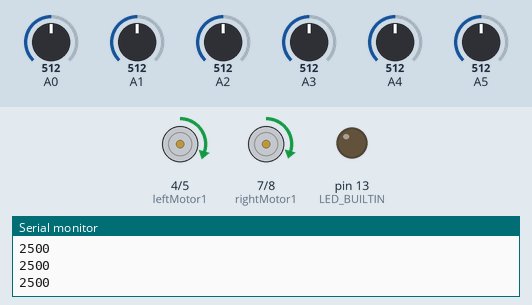
This sketch was run on a simulated Arduino Uno, built with avr-gcc and run on an emulated ATmega328P. Shown: motor-driver pin pairs drawn as motors (green arrow = first pin HIGH = forward, orange = second pin HIGH = backward, longer = more drive, scaled by the enable pin), output pins drawn as LEDs (lit = HIGH), the last lines printed to the serial monitor. The test bench sets the inputs (shaded band); at power-on: A0 = 512, A3 = 512, A4 = 512, A5 = 512, A1 = 512, A2 = 512.

Above: at 12.2 s.
12.3 s: A0 set to 390
At 13.0 s:
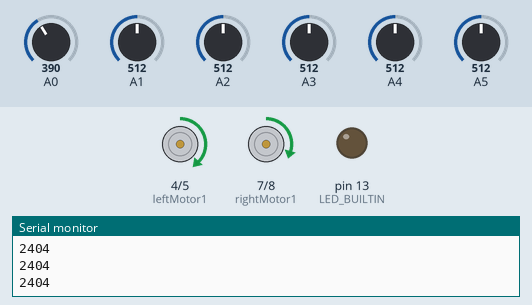
13.8 s: A3 set to 390
At 14.1 s:
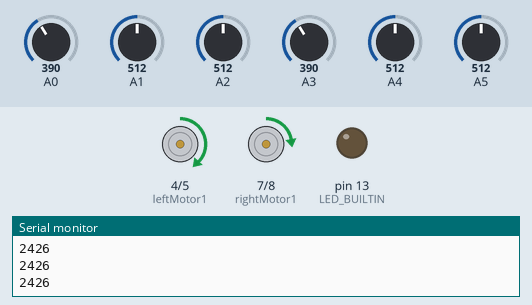
15.3 s: A4 set to 390
At 16.4 s:
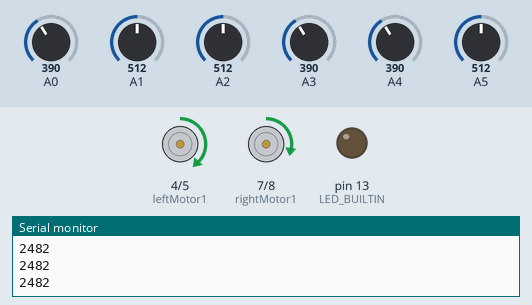
16.8 s: A5 set to 992
At 17.6 s:
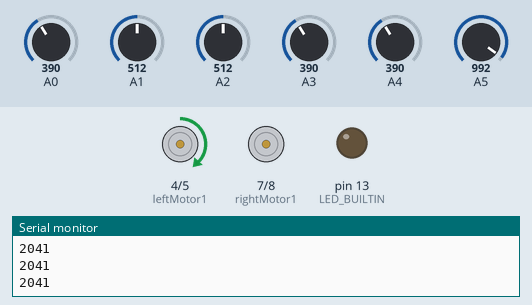
18.5 s: A0 set to 992
At 18.6 s:
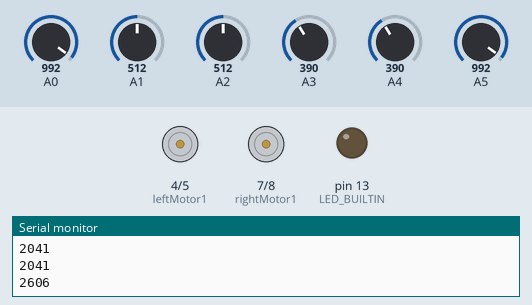
20.2 s: A1 set to 992
At 21.3 s:
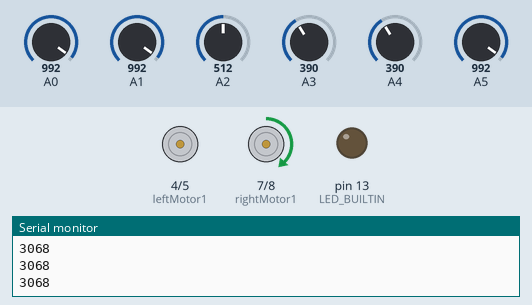
Timing chart, 0 to 22.9 s (numbered marks = the images above; inputs shaded):
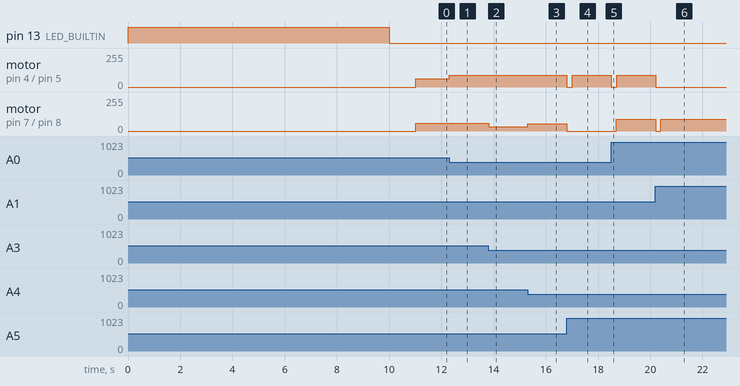

Measured:
- after the input at 12.3 s, motor on pin 4 (leftMotor1) / pin 5 (leftMotor2): forward 61/255 → forward 89/255 at once
- after the input at 13.8 s, motor on pin 7 (rightMotor1) / pin 8 (rightMotor2): forward 60/255 → forward 31/255 at once
- after the input at 15.3 s, motor on pin 7 (rightMotor1) / pin 8 (rightMotor2): forward 31/255 → forward 53/255 at once
- after the input at 16.8 s, motor on pin 4 (leftMotor1) / pin 5 (leftMotor2): forward 89/255 → stopped at once, → forward 89/255 0.20 s later; motor on pin 7 (rightMotor1) / pin 8 (rightMotor2): forward 53/255 → stopped at once
- after the input at 18.5 s, motor on pin 4 (leftMotor1) / pin 5 (leftMotor2): forward 89/255 → stopped at once, → forward 89/255 0.20 s later; motor on pin 7 (rightMotor1) / pin 8 (rightMotor2): stopped → forward 90/255 after 0.20 s
- after the input at 20.2 s, motor on pin 4 (leftMotor1) / pin 5 (leftMotor2): forward 89/255 → stopped at once; motor on pin 7 (rightMotor1) / pin 8 (rightMotor2): forward 90/255 → stopped at once, → forward 90/255 0.20 s later

The sketch:

cizgi_izleyen_arac.ino
```cpp
#include <QTRSensors.h>

#define Kp 0.4 // Kendi deneyimlerinizle bulmanız gerekli küçük bir değer ile başlayıp, büyütebilirsiniz en kararlı Kp değerini bulana kadar.. 0.4
#define Kd 2 // Bunu da küçük bir değerden başlatın ve deneyimleyerek büyütün. ( Not: Kp < Kd) 2.0
#define rightMaxSpeed 90
#define leftMaxSpeed 89
#define rightBaseSpeed 60 // robot için kp ve kd değerlerini tutturduysanız şayet motorların dönmesi gereken hız budur
#define leftBaseSpeed 61 // yukarıdaki değer ile aynıdır


#define rightMotor1 7
#define rightMotor2 8
#define rightMotorPWM 9
#define leftMotor1 4
#define leftMotor2 5
#define leftMotorPWM 3


QTRSensors qtr;

const uint8_t SensorCount = 6;
unsigned int sensorValues[SensorCount];

int rightMotorSpeed = 0;
int leftMotorSpeed = 0;

void setup()
{
  // configure the sensors
  qtr.setTypeAnalog();
  qtr.setSensorPins((const uint8_t[]){A0, A1, A2, A3, A4, A5}, SensorCount);
  pinMode(rightMotor1, OUTPUT);
  pinMode(rightMotor2, OUTPUT);
  pinMode(rightMotorPWM, OUTPUT);
  pinMode(leftMotor1, OUTPUT);
  pinMode(leftMotor2, OUTPUT);
  pinMode(leftMotorPWM, OUTPUT);


  pinMode(LED_BUILTIN, OUTPUT);
  digitalWrite(LED_BUILTIN, HIGH);

  for (uint16_t i = 0; i < 400; i++)
  {
    qtr.calibrate();
  }
  digitalWrite(LED_BUILTIN, LOW);

  Serial.begin(9600);
  for (uint8_t i = 0; i < SensorCount; i++)
  {
    Serial.print(qtr.calibrationOn.minimum[i]);
    Serial.print(' ');
  }
  Serial.println();

  for (uint8_t i = 0; i < SensorCount; i++)
  {
    Serial.print(qtr.calibrationOn.maximum[i]);
    Serial.print(' ');
  }
  Serial.println();
  Serial.println();

  delay(1000); // Ana döngüye girmeden önce botu konumlandırmak için 1 saniye bekleyin
}
int lastError = 0;
void loop()
{
  unsigned int position = qtr.readLineWhite(sensorValues);

  Serial.println(position);
  /*
  for (uint8_t i = 0; i < SensorCount; i++)
    {
      Serial.print(sensorValues[i]);
      Serial.print('\t');
    }
    Serial.println(position);
  */

  int error = position - 2500;
  int motorSpeed = Kp * error + Kd * (error - lastError);
  if((abs(error-lastError)) >= 300)
    {
      digitalWrite(rightMotor1, LOW);
      digitalWrite(rightMotor2, LOW);
      digitalWrite(leftMotor1, LOW);
      digitalWrite(leftMotor2, LOW);
      delay(200);
      /*
      if(motorSpeed > 0)
      {
        digitalWrite(leftMotor1, LOW);
        digitalWrite(leftMotor2, HIGH);
        delay(1000);
      }
      if(motorSpeed < 0)
      {
        digitalWrite(rightMotor1, LOW);
        digitalWrite(rightMotor2, HIGH);
        delay(1000);
      }
      */
    }

  rightMotorSpeed = rightBaseSpeed + motorSpeed;
  leftMotorSpeed = leftBaseSpeed - motorSpeed;
  if (rightMotorSpeed > rightMaxSpeed ) rightMotorSpeed = rightMaxSpeed;
  if (leftMotorSpeed > leftMaxSpeed ) leftMotorSpeed = leftMaxSpeed;
  if (rightMotorSpeed < 0) rightMotorSpeed = 0;
  if (leftMotorSpeed < 0) leftMotorSpeed = 0;
  lastError = error;


  digitalWrite(rightMotor1, HIGH);
  digitalWrite(rightMotor2, LOW);
  analogWrite(rightMotorPWM, rightMotorSpeed);

  digitalWrite(leftMotor1, HIGH);
  digitalWrite(leftMotor2, LOW);
  analogWrite(leftMotorPWM, leftMotorSpeed);

}
```
